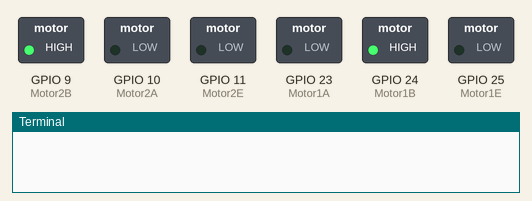
The program below on a simulated Raspberry Pi (BCM pin numbers). Parts: switched loads named in the program (green lamp = pin HIGH), the last lines printed to the terminal. At 10.0 s the program stops and its outputs stay as they are.

Above: at 0.1 s.
At 4.1 s:
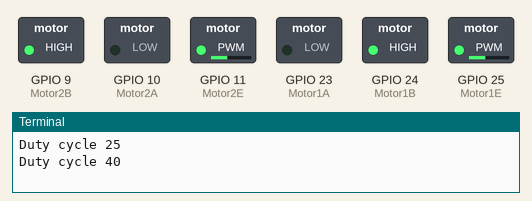
At 6.1 s:
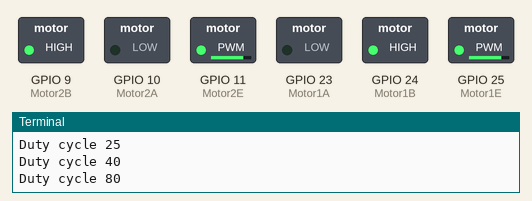
At 8.1 s:
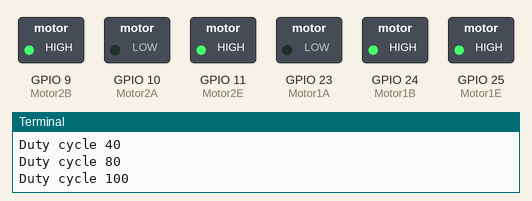
Timing chart, 0 to 11.5 s (numbered marks = the images above):
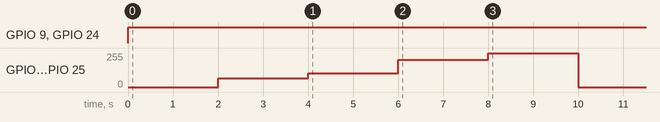

Measured:
- by itself, GPIO 9 (Motor2B), GPIO 24 (Motor1B): LOW → HIGH at 0.00 s
- by itself, GPIO 11 (Motor2E), GPIO 25 (Motor1E): 0/255 → 64/255 at 2.0 s, → 102/255 2.0 s later, → 204/255 2.0 s later, → 255/255 2.0 s later, … (5 changes in this stretch)

The program:

PigpioTest.py
```python
import pigpio
from time import sleep

Motor1A = 23 #PIN 16
Motor1B = 24 #PIN 18
Motor1E = 25 #PIN 22

Motor2A = 10 #PIN 19
Motor2B = 9  #PIN 21
Motor2E = 11 #PIN 23
pi = pigpio.pi()

pi.set_mode(Motor1A, pigpio.OUTPUT)
pi.set_mode(Motor1B, pigpio.OUTPUT)
pi.set_mode(Motor1E, pigpio.OUTPUT)
pi.set_mode(Motor2A, pigpio.OUTPUT)
pi.set_mode(Motor2B, pigpio.OUTPUT)
pi.set_mode(Motor2E, pigpio.OUTPUT)
pi.set_PWM_range(Motor1E,100)
pi.set_PWM_range(Motor2E,100)

pi.write(Motor1A, 0)
pi.write(Motor1B, 1)
pi.write(Motor1E, 1)
pi.write(Motor2A, 0)
pi.write(Motor2B, 1)
pi.write(Motor2E, 1)

pi.set_PWM_dutycycle(Motor1E, 0)
pi.set_PWM_dutycycle(Motor2E, 0)
sleep(2)
print("Duty cycle 25")
pi.set_PWM_dutycycle(Motor1E, 25)
pi.set_PWM_dutycycle(Motor2E, 25)
sleep(2)
print("Duty cycle 40")
pi.set_PWM_dutycycle(Motor1E, 40)
pi.set_PWM_dutycycle(Motor2E, 40)
sleep(2)
print("Duty cycle 80")
pi.set_PWM_dutycycle(Motor1E, 80)
pi.set_PWM_dutycycle(Motor2E, 80)
sleep(2)
print("Duty cycle 100")
pi.set_PWM_dutycycle(Motor1E, 100)
pi.set_PWM_dutycycle(Motor2E, 100)
sleep(2)
pi.set_PWM_dutycycle(Motor1E,0)
pi.set_PWM_dutycycle(Motor2E,0)
pi.stop()
```
